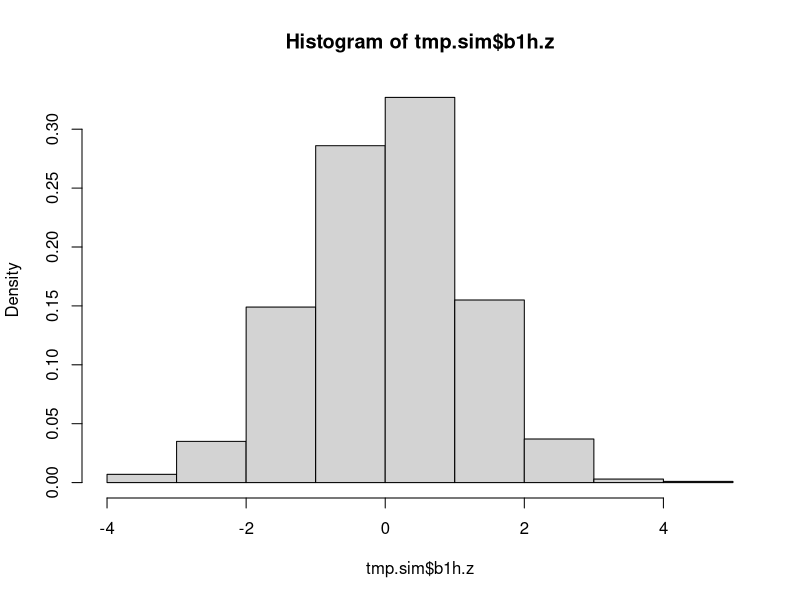
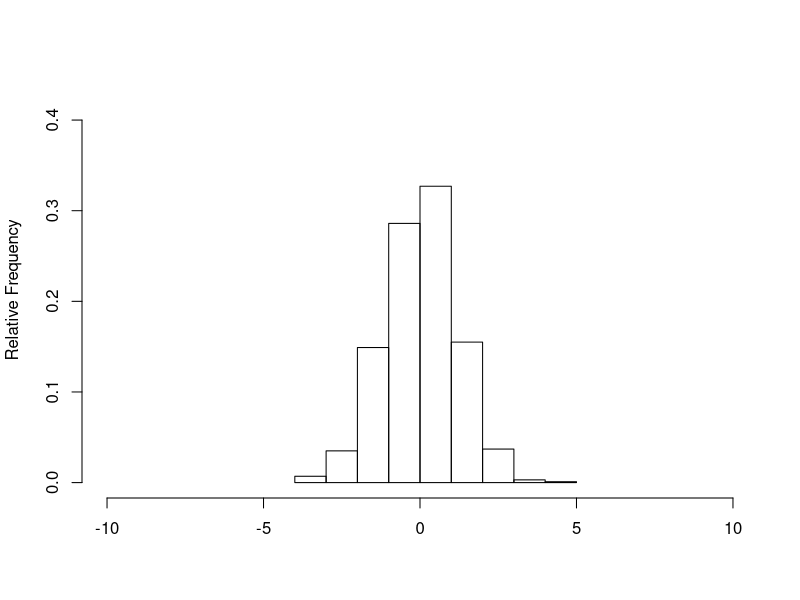
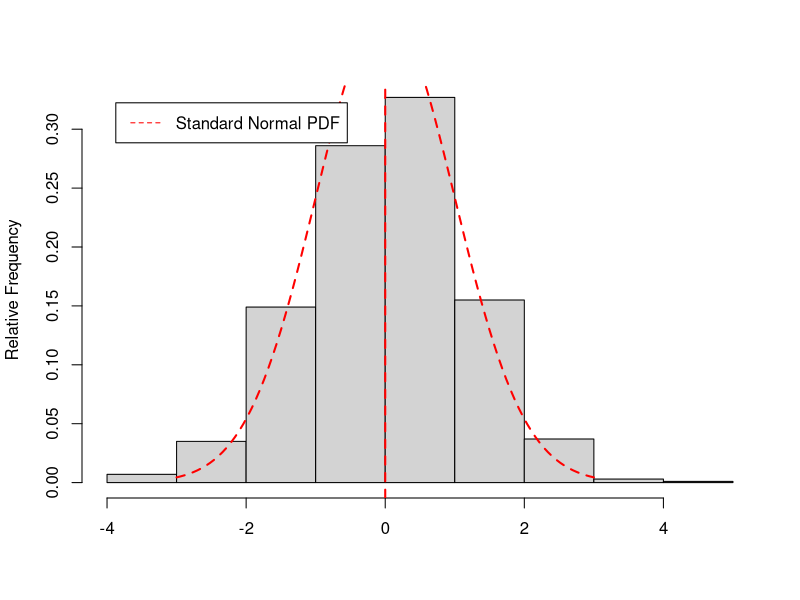

Reproduce these figures in R, in order.

# inputs
input <- list()
input$NN <- 11

RR <- 1000
NN <- input$NN
b0 <- -2
b1 <- 3.5
X.sd <- 10
u.sd <- 10

# function
bet_hat_sim_fun <- function(RR, NN,
                            b0, b1,
                            X.sd,
                            u.sd){
  
  # # inputs
  # RR <- 10000
  # NN <- 100
  # b0 <- -2
  # b1 <- 3.5
  # X.sd <- 10
  # u.sd <- 1
  
  
  
  # initialize vectors for simulation results
  b0h <- numeric(RR)
  b1h <- numeric(RR)
  
  var.b0 <- numeric(RR)
  var.b1 <- numeric(RR)
  
  b0h.z <- numeric(RR)
  b1h.z <- numeric(RR)
  
  for (ii in 1:RR) {
    
    X <- rnorm(NN, mean = 0, sd = X.sd)
    u <- rnorm(NN, mean = 0, sd = u.sd)
    Y <- b0 + b1 * X + u
    
    tmp <- lm(Y ~ X + 1)
    
    # get estimates
    b0h[ii] <- tmp$coefficients[1]
    b1h[ii] <- tmp$coefficients[2]
    
    # compute the variance of beta_hat_0
    Hi <- 1 - mean(X) / mean(X^2) * X
    var.b0[ii] <- var(Hi * u) / (NN * mean(Hi^2)^2)
    # compute the variance of hat_beta_1
    var.b1[ii] <- var( ( X - mean(X) ) * u ) / ( NN * var(X)^2 )
    
    # compute t-statistics
    b1h.z[ii] <- (b1h[ii] - b1) / sqrt(var.b1[ii])
    b0h.z[ii] <- (b0h[ii] - b0) / sqrt(var.b0[ii])
    
  }
  
  return(list(b0h = b0h, b1h = b1h,
              Y = Y, X = X, u = u,
              var.b0 = var.b0, var.b1 = var.b1,
              b0h.z = b0h.z, b1h.z = b1h.z))
  
}

# simulation
tmp.sim <- bet_hat_sim_fun(RR = RR, NN = NN,
                           b0 = b0, b1 = b1,
                           X.sd = X.sd,
                           u.sd = u.sd)

x <- hist(x = tmp.sim$b1h.z, freq = FALSE)

# plot histrogram of estimator
main <- c("")
sub <- c("")
xlab <- c("")
ylab <- c("Relative Frequency")

xlim <- c(x$breaks[1], x$breaks[length(x$breaks)])
ylim <- c(0, max(c(x$density, 0.40)))

xlim <- c(-10, 10)
ylim <- c(0, 0.425)

plot.new()
plot.window(xlim, ylim, "")
title(main = main, sub = sub, xlab = xlab, ylab = ylab)
axis(1)
axis(2)

nB <- length(x$breaks)
rect(x$breaks[-nB], 0, x$breaks[-1L], x$density)
# curve(dnorm(x, mean = 0, sd = 1), -3, 3,
#       xlim = c(-3,3), 
#       ylim=c(0,0.6),
#       lty = 2,
#       lwd = 2, 
#       xlab = "", 
#       ylab = "",
#       add = TRUE,
#       col = "red")





# histogram of estimator
hist(x = tmp.sim$b1h.z, freq = FALSE,
     # xlim = c(0, 1),
     # main=paste("n=",N),
     main = "",
     xlab = "", 
     ylab = "Relative Frequency")
# line for population parameter
abline(v = 0, lty = 2, col = "red", lwd = 2)
# pdf for normal distribution
curve(dnorm(x, mean = 0, sd = 1), -3, 3,
      xlim = c(-3,3), 
      ylim=c(0,0.6),
      lty = 2,
      lwd = 2, 
      xlab = "", 
      ylab = "",
      add = TRUE,
      col = "red")
# legend
legend("topleft",
       legend = "Standard Normal PDF",
       lty = 2,
       lwd = 1,
       col = "red",
       inset = 0.05)
